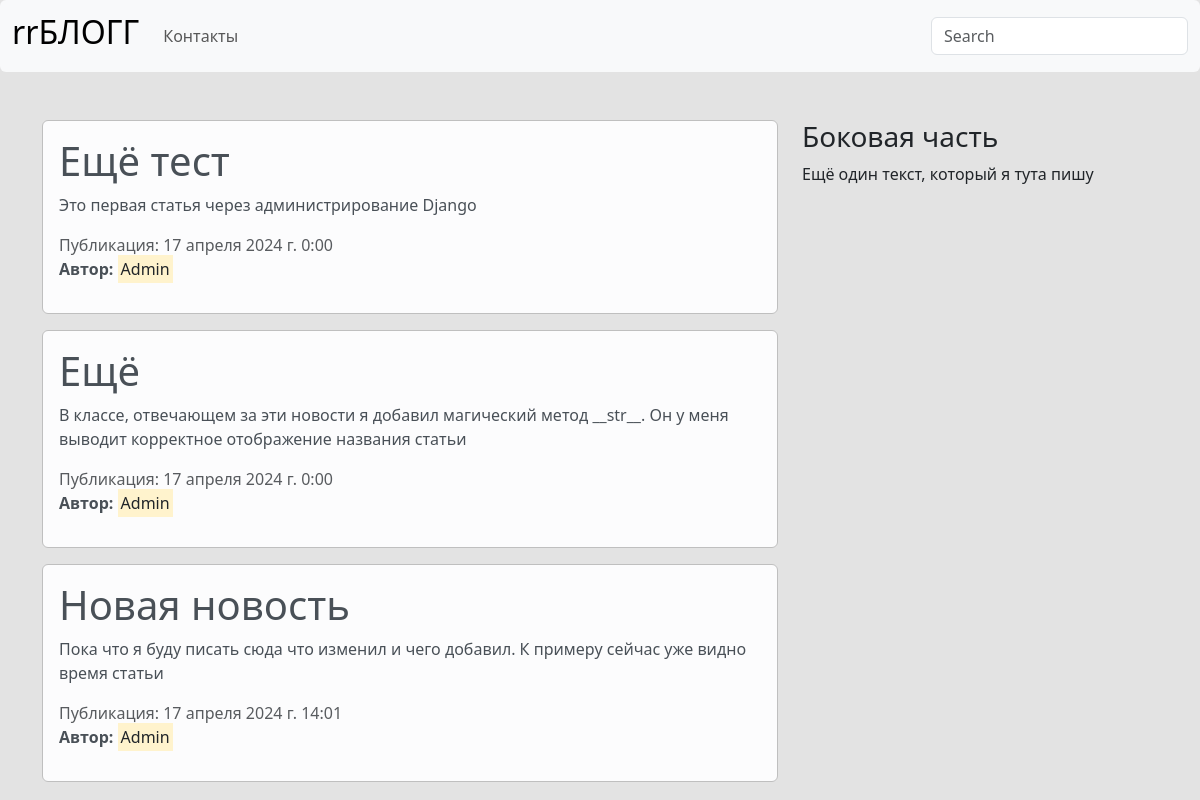
The page / on the database its author committed.
### blog/models.py (models this page shows, shortened)
class News(models.Model):
    title = models.CharField(verbose_name='Название статьи', max_length=100)
    text = models.TextField(verbose_name='Основной текст статьи')
    date = models.DateTimeField(verbose_name='Дата', default=timezone.now)
    avtor = models.ForeignKey(User, verbose_name='Автор', on_delete=models.CASCADE)
    class Meta:
        verbose_name = 'Новость'
        verbose_name_plural = 'Новости'

### blog/views.py (the view)
# urls.py: path('', views.home, name='home'),
def home(request):
    data = {
        'news': News.objects.all(),
        'title': 'Global page',
    }
    return render(request, 'blog/home.html', data)

### blog/templates/blog/home.html (shortened to what this page needs)
{% extends 'blog/base.html' %}
{% block content %}
    {% for post in news %}
        <div class="alert alert-light">
            <h1>{{ post.title }}</h1>
            <p>{{ post.text }}</p>
            <span class="text-muted">Публикация: {{ post.date }}</span>
            <p>
                <b>Автор:</b>
                <mark>{{ post.avtor }}</mark>
            </p>
        </div>
    {% endfor %}
{% endblock %}

### blog/templates/blog/base.html (shortened to what this page needs)
{% load static %}
<!DOCTYPE html>
<html lang="ru">
<head>
    <link href="https://cdn.jsdelivr.net/npm/bootstrap@5.3.3/dist/css/bootstrap.min.css" rel="stylesheet"
>
    <link rel="stylesheet" href="{% static 'blog/main.css' %}">
</head>
<body>
<nav class="navbar navbar-expand-lg bg-body-tertiary rounded">
    <div class="container-fluid">
        <a class="navbar-brand" href="{% url 'home' %}"><h2>rrБЛОГГ</h2></a>
        <div class="collapse navbar-collapse" id="navbarsExample09">
            <ul class="navbar-nav me-auto mb-2 mb-lg-0">
                <li class="nav-item">
                    <a class="nav-link" href="{% url 'contact' %}">Контакты</a>
                </li>
            </ul>
            <form role="search">
                <input class="form-control" type="search" placeholder="Search" aria-label="Search">
            </form>
        </div>
    </div>
</nav>
<div class="container mt-5">
    <div class="row">
        <div class="col-md-8">
            {% block content %}
            {% endblock %}
        </div>
        <aside class="col-md-4">
            <h3>
                Боковая часть
            </h3>
            Ещё один текст, который я тута пишу
        </aside>
    </div>
</div>
</body>
</html>

### blog/static/blog/main.css (style rules this page uses)
body { background: #e3e3e3; }
.alert-light { border-color: #bfbfbf; }
.navbar { border-color: #bfbfbf; color: #e31010; }

### rows shown on the page
News: title "Ещё тест", text "Это первая статья через администрирование Django", date "17 апреля 2024 г. 0:00", avtor "Admin"
News: title "Ещё", text "В классе, отвечающем за эти новости я добавил магический метод __str__. Он у меня выводит корректное отображение названия статьи", date "17 апреля 2024 г. 0:00", avtor "Admin"
News: title "Новая новость", text "Пока что я буду писать сюда что изменил и чего добавил. К примеру сейчас уже видно время статьи", date "17 апреля 2024 г. 14:01", avtor "Admin"
